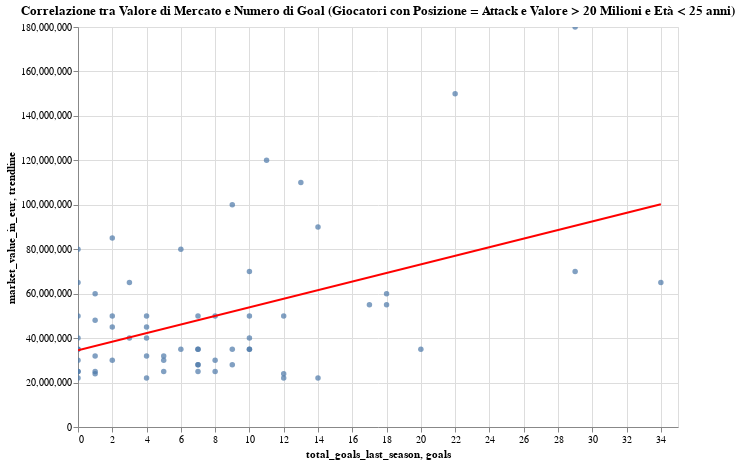

Write notebook code for a chart like this one.
### Markdown cell above
### l'età influisce sul valore di mercato dei top gicoatori infatti se togliamo i giocatori over 25, la rettà di trend assume un inclinazione maggiore e il loro valore dipende ancora di piu dal numero di goal. i giocatori a fine carriera invece, anche se segnano molti goal, il loro valore sarà sempre minore rispetto ad un giovane

### Code cell
df_subset = players_df_for_graph[(players_df_for_graph['position'] == 'Attack') & 
                                 (players_df_for_graph['market_value_in_eur'] > 20000000) &
                                 (players_df_for_graph['date_of_birth'] > '1999-01-01')]

# Calcola la regressione lineare con NumPy
goals = df_subset['total_goals_last_season']
market_value = df_subset['market_value_in_eur']
slope, intercept = np.polyfit(goals, market_value, 1)

# Crea il DataFrame per la linea di tendenza
trendline_df = pd.DataFrame({
    'goals': [goals.min(), goals.max()],
    'trendline': [slope * goals.min() + intercept, slope * goals.max() + intercept]
})

# Crea il grafico a dispersione con Altair
scatter_plot = alt.Chart(df_subset).mark_circle().encode(
    x='total_goals_last_season:Q',
    y='market_value_in_eur:Q',
    tooltip=['name']
).properties(
    title='Correlazione tra Valore di Mercato e Numero di Goal (Giocatori con Posizione = Attack e Valore > 20 Milioni e Età < 25 anni)',
    width=600,
    height=400
)

# Aggiungi la linea di tendenza
trendline = alt.Chart(trendline_df).mark_line(color='red').encode(
    x='goals:Q',
    y='trendline:Q'
)

# Componi il grafico finale
final_chart = (scatter_plot + trendline)

# Mostra il grafico interattivo
final_chart.interactive()

### Figure 1 — Vega-Lite specification as saved in the notebook (floating-point values rounded to 4 significant figures)
{"config": {"view": {"continuousWidth": 300, "continuousHeight": 300}}, "layer": [{"data": {"name": "data-de1066ea9dc81572a76aa5631f789282"}, "mark": {"type": "circle"}, "encoding": {"tooltip": [{"field": "name", "type": "nominal"}], "x": {"field": "total_goals_last_season", "type": "quantitative"}, "y": {"field": "market_value_in_eur", "type": "quantitative"}}, "name": "view_9", "title": "Correlazione tra Valore di Mercato e Numero di Goal (Giocatori con Posizione = Attack e Valore > 20 Milioni e Età < 25 anni)"}, {"data": {"name": "data-a81ebe848837c840d82c4c212a23c956"}, "mark": {"type": "line", "color": "red"}, "encoding": {"x": {"field": "goals", "type": "quantitative"}, "y": {"field": "trendline", "type": "quantitative"}}}], "height": 400, "params": [{"name": "param_12", "select": {"type": "interval", "encodings": ["x", "y"]}, "bind": "scales", "views": ["view_9"]}], "width": 600, "$schema": "https://vega.github.io/schema/vega-lite/v5.8.0.json", "datasets": {"data-de1066ea9dc81572a76aa5631f789282": [{"player_id": 418659, "name": "Amine Gouiri", "last_season": 2023, "market_value_in_eur": 35000000.0, "highest_market_value_in_eur": 50000000.0, "total_goals_in_career": 48, "total_goals_last_season": 10, "position": "Attack", "sub_position": "Centre-Forward", "date_of_birth": "2000-02-16", "current_club_domestic_competition_id": "FR1"}, {"player_id": 610442, "name": "Rasmus Højlund", "last_season": 2023, "market_value_in_eur": 65000000.0, "highest_market_value_in_eur": 65000000.0, "total_goals_in_career": 19, "total_goals_last_season": 3, "position": "Attack", "sub_position": "Centre-Forward", "date_of_birth": "2003-02-04", "current_club_domestic_competition_id": "GB1"}, {"player_id": 357164, "name": "Rafael Leão", "last_season": 2023, "market_value_in_eur": 90000000.0, "highest_market_value_in_eur": 90000000.0, "total_goals_in_career": 56, "total_goals_last_season": 14, "position": "Attack", "sub_position": "Left Winger", "date_of_birth": "1999-06-10", "current_club_domestic_competition_id": "IT1"}, {"player_id": 368887, "name": "Loïs Openda", "last_season": 2023, "market_value_in_eur": 35000000.0, "highest_market_value_in_eur": 35000000.0, "total_goals_in_career": 69, "total_goals_last_season": 20, "position": "Attack", "sub_position": "Centre-Forward", "date_of_birth": "2000-02-16", "current_club_domestic_competition_id": "L1"}, {"player_id": 566723, "name": "Michael Olise", "last_season": 2023, "market_value_in_eur": 50000000.0, "highest_market_value_in_eur": 50000000.0, "total_goals_in_career": 7, "total_goals_last_season": 4, "position": "Attack", "sub_position": "Right Winger", "date_of_birth": "2001-12-12", "current_club_domestic_competition_id": "GB1"}, {"player_id": 576024, "name": "Julián Álvarez", "last_season": 2023, "market_value_in_eur": 80000000.0, "highest_market_value_in_eur": 80000000.0, "total_goals_in_career": 25, "total_goals_last_season": 0, "position": "Attack", "sub_position": "Centre-Forward", "date_of_birth": "2000-01-31", "current_club_domestic_competition_id": "GB1"}, {"player_id": 568157, "name": "Yéremy Pino", "last_season": 2023, "market_value_in_eur": 35000000.0, "highest_market_value_in_eur": 40000000.0, "total_goals_in_career": 18, "total_goals_last_season": 7, "position": "Attack", "sub_position": "Right Winger", "date_of_birth": "2002-10-20", "current_club_domestic_competition_id": "ES1"}, {"player_id": 431755, "name": "Dejan Kulusevski", "last_season": 2023, "market_value_in_eur": 50000000.0, "highest_market_value_in_eur": 55000000.0, "total_goals_in_career": 29, "total_goals_last_season": 7, "position": "Attack", "sub_position": "Right Winger", "date_of_birth": "2000-04-25", "current_club_domestic_competition_id": "GB1"}, {"player_id": 552955, "name": "Santiago Gimenez", "last_season": 2023, "market_value_in_eur": 25000000.0, "highest_market_value_in_eur": 25000000.0, "total_goals_in_career": 42, "total_goals_last_season": 0, "position": "Attack", "sub_position": "Centre-Forward", "date_of_birth": "2001-04-18", "current_club_domestic_competition_id": "NL1"}, {"player_id": 566931, "name": "Xavi Simons", "last_season": 2023, "market_value_in_eur": 40000000.0, "highest_market_value_in_eur": 40000000.0, "total_goals_in_career": 28, "total_goals_last_season": 0, "position": "Attack", "sub_position": "Right Winger", "date_of_birth": "2003-04-21", "current_club_domestic_competition_id": "L1"}, {"player_id": 746695, "name": "Kamaldeen Sulemana", "last_season": 2022, "market_value_in_eur": 22000000.0, "highest_market_value_in_eur": 22000000.0, "total_goals_in_career": 12, "total_goals_last_season": 4, "position": "Attack", "sub_position": "Left Winger", "date_of_birth": "2002-02-15", "current_club_domestic_competition_id": "GB1"}, {"player_id": 401173, "name": "Jadon Sancho", "last_season": 2023, "market_value_in_eur": 32000000.0, "highest_market_value_in_eur": 130000000.0, "total_goals_in_career": 62, "total_goals_last_season": 5, "position": "Attack", "sub_position": "Left Winger", "date_of_birth": "2000-03-25", "current_club_domestic_competition_id": "GB1"}, {"player_id": 412363, "name": "Rodrygo", "last_season": 2023, "market_value_in_eur": 100000000.0, "highest_market_value_in_eur": 100000000.0, "total_goals_in_career": 45, "total_goals_last_season": 9, "position": "Attack", "sub_position": "Right Winger", "date_of_birth": "2001-01-09", "current_club_domestic_competition_id": "ES1"}, {"player_id": 537860, "name": "Mykhaylo Mudryk", "last_season": 2023, "market_value_in_eur": 45000000.0, "highest_market_value_in_eur": 60000000.0, "total_goals_in_career": 14, "total_goals_last_season": 2, "position": "Attack", "sub_position": "Left Winger", "date_of_birth": "2001-01-05", "current_club_domestic_competition_id": "GB1"}, {"player_id": 709187, "name": "Nico Williams", "last_season": 2023, "market_value_in_eur": 40000000.0, "highest_market_value_in_eur": 40000000.0, "total_goals_in_career": 13, "total_goals_last_season": 3, "position": "Attack", "sub_position": "Right Winger", "date_of_birth": "2002-07-12", "current_club_domestic_competition_id": "ES1"}, {"player_id": 357498, "name": "Dušan Vlahović", "last_season": 2023, "market_value_in_eur": 70000000.0, "highest_market_value_in_eur": 85000000.0, "total_goals_in_career": 77, "total_goals_last_season": 29, "position": "Attack", "sub_position": "Centre-Forward", "date_of_birth": "2000-01-28", "current_club_domestic_competition_id": "IT1"}, {"player_id": 462250, "name": "João Félix", "last_season": 2023, "market_value_in_eur": 50000000.0, "highest_market_value_in_eur": 100000000.0, "total_goals_in_career": 56, "total_goals_last_season": 10, "position": "Attack", "sub_position": "Left Winger", "date_of_birth": "1999-11-10", "current_club_domestic_competition_id": "ES1"}, {"player_id": 473050, "name": "Kevin Schade", "last_season": 2023, "market_value_in_eur": 25000000.0, "highest_market_value_in_eur": 25000000.0, "total_goals_in_career": 7, "total_goals_last_season": 5, "position": "Attack", "sub_position": "Right Winger", "date_of_birth": "2001-11-27", "current_club_domestic_competition_id": "GB1"}, {"player_id": 371998, "name": "Vinicius Junior", "last_season": 2023, "market_value_in_eur": 150000000.0, "highest_market_value_in_eur": 150000000.0, "total_goals_in_career": 63, "total_goals_last_season": 22, "position": "Attack", "sub_position": "Left Winger", "date_of_birth": "2000-07-12", "current_club_domestic_competition_id": "ES1"}, {"player_id": 585959, "name": "Arnaud Kalimuendo", "last_season": 2023, "market_value_in_eur": 22000000.0, "highest_market_value_in_eur": 25000000.0, "total_goals_in_career": 29, "total_goals_last_season": 12, "position": "Attack", "sub_position": "Centre-Forward", "date_of_birth": "2002-01-20", "current_club_domestic_competition_id": "FR1"}, {"player_id": 627442, "name": "Benjamin Sesko", "last_season": 2023, "market_value_in_eur": 24000000.0, "highest_market_value_in_eur": 24000000.0, "total_goals_in_career": 7, "total_goals_last_season": 1, "position": "Attack", "sub_position": "Centre-Forward", "date_of_birth": "2003-05-31", "current_club_domestic_competition_id": "L1"}, {"player_id": 708265, "name": "Bradley Barcola", "last_season": 2023, "market_value_in_eur": 35000000.0, "highest_market_value_in_eur": 35000000.0, "total_goals_in_career": 5, "total_goals_last_season": 0, "position": "Attack", "sub_position": "Right Winger", "date_of_birth": "2002-09-02", "current_club_domestic_competition_id": "FR1"}, {"player_id": 711337, "name": "Evanilson", "last_season": 2023, "market_value_in_eur": 22000000.0, "highest_market_value_in_eur": 22000000.0, "total_goals_in_career": 33, "total_goals_last_season": 14, "position": "Attack", "sub_position": "Centre-Forward", "date_of_birth": "1999-10-06", "current_club_domestic_competition_id": "PO1"}, {"player_id": 776890, "name": "Nicolas Jackson", "last_season": 2023, "market_value_in_eur": 35000000.0, "highest_market_value_in_eur": 35000000.0, "total_goals_in_career": 19, "total_goals_last_season": 0, "position": "Attack", "sub_position": "Centre-Forward", "date_of_birth": "2001-06-20", "current_club_domestic_competition_id": "GB1"}, {"player_id": 546543, "name": "Darwin Núñez", "last_season": 2023, "market_value_in_eur": 65000000.0, "highest_market_value_in_eur": 70000000.0, "total_goals_in_career": 67, "total_goals_last_season": 34, "position": "Attack", "sub_position": "Centre-Forward", "date_of_birth": "1999-06-24", "current_club_domestic_competition_id": "GB1"}, {"player_id": 406635, "name": "Phil Foden", "last_season": 2023, "market_value_in_eur": 110000000.0, "highest_market_value_in_eur": 110000000.0, "total_goals_in_career": 61, "total_goals_last_season": 13, "position": "Attack", "sub_position": "Left Winger", "date_of_birth": "2000-05-28", "current_club_domestic_competition_id": "GB1"}, {"player_id": 418560, "name": "Erling Haaland", "last_season": 2023, "market_value_in_eur": 180000000.0, "highest_market_value_in_eur": 180000000.0, "total_goals_in_career": 169, "total_goals_last_season": 29, "position": "Attack", "sub_position": "Centre-Forward", "date_of_birth": "2000-07-21", "current_club_domestic_competition_id": "GB1"}, {"player_id": 550550, "name": "Gonçalo Ramos", "last_season": 2023, "market_value_in_eur": 50000000.0, "highest_market_value_in_eur": 50000000.0, "total_goals_in_career": 42, "total_goals_last_season": 8, "position": "Attack", "sub_position": "Centre-Forward", "date_of_birth": "2001-06-20", "current_club_domestic_competition_id": "FR1"}, {"player_id": 571743, "name": "Armando Broja", "last_season": 2023, "market_value_in_eur": 28000000.0, "highest_market_value_in_eur": 30000000.0, "total_goals_in_career": 20, "total_goals_last_season": 7, "position": "Attack", "sub_position": "Centre-Forward", "date_of_birth": "2001-09-10", "current_club_domestic_competition_id": "GB1"}, {"player_id": 502670, "name": "Khvicha Kvaratskhelia", "last_season": 2023, "market_value_in_eur": 85000000.0, "highest_market_value_in_eur": 85000000.0, "total_goals_in_career": 28, "total_goals_last_season": 2, "position": "Attack", "sub_position": "Left Winger", "date_of_birth": "2001-02-12", "current_club_domestic_competition_id": "IT1"}, {"player_id": 503733, "name": "Anthony Gordon", "last_season": 2023, "market_value_in_eur": 45000000.0, "highest_market_value_in_eur": 45000000.0, "total_goals_in_career": 13, "total_goals_last_season": 4, "position": "Attack", "sub_position": "Left Winger", "date_of_birth": "2001-02-24", "current_club_domestic_competition_id": "GB1"}, {"player_id": 602105, "name": "Antony", "last_season": 2023, "market_value_in_eur": 50000000.0, "highest_market_value_in_eur": 75000000.0, "total_goals_in_career": 32, "total_goals_last_season": 12, "position": "Attack", "sub_position": "Right Winger", "date_of_birth": "2000-02-24", "current_club_domestic_competition_id": "GB1"}, {"player_id": 937958, "name": "Lamine Yamal", "last_season": 2023, "market_value_in_eur": 50000000.0, "highest_market_value_in_eur": 50000000.0, "total_goals_in_career": 1, "total_goals_last_season": 0, "position": "Attack", "sub_position": "Right Winger", "date_of_birth": "2007-07-13", "current_club_domestic_competition_id": "ES1"}, {"player_id": 405398, "name": "Takefusa Kubo", "last_season": 2023, "market_value_in_eur": 50000000.0, "highest_market_value_in_eur": 50000000.0, "total_goals_in_career": 22, "total_goals_last_season": 2, "position": "Attack", "sub_position": "Right Winger", "date_of_birth": "2001-06-04", "current_club_domestic_competition_id": "ES1"}, {"player_id": 401922, "name": "Samuel Chukwueze", "last_season": 2023, "market_value_in_eur": 25000000.0, "highest_market_value_in_eur": 30000000.0, "total_goals_in_career": 34, "total_goals_last_season": 7, "position": "Attack", "sub_position": "Right Winger", "date_of_birth": "1999-05-22", "current_club_domestic_competition_id": "IT1"}, {"player_id": 434675, "name": "Cody Gakpo", "last_season": 2023, "market_value_in_eur": 55000000.0, "highest_market_value_in_eur": 60000000.0, "total_goals_in_career": 65, "total_goals_last_season": 18, "position": "Attack", "sub_position": "Left Winger", "date_of_birth": "1999-05-07", "current_club_domestic_competition_id": "GB1"}, {"player_id": 538874, "name": "Terem Moffi", "last_season": 2023, "market_value_in_eur": 25000000.0, "highest_market_value_in_eur": 25000000.0, "total_goals_in_career": 49, "total_goals_last_season": 8, "position": "Attack", "sub_position": "Centre-Forward", "date_of_birth": "1999-05-25", "current_club_domestic_competition_id": "FR1"}, {"player_id": 659542, "name": "Elye Wahi", "last_season": 2023, "market_value_in_eur": 40000000.0, "highest_market_value_in_eur": 40000000.0, "total_goals_in_career": 36, "total_goals_last_season": 10, "position": "Attack", "sub_position": "Centre-Forward", "date_of_birth": "2003-01-02", "current_club_domestic_competition_id": "FR1"}, {"player_id": 371256, "name": "Tetê", "last_season": 2023, "market_value_in_eur": 24000000.0, "highest_market_value_in_eur": 28000000.0, "total_goals_in_career": 35, "total_goals_last_season": 12, "position": "Attack", "sub_position": "Right Winger", "date_of_birth": "2000-02-15", "current_club_domestic_competition_id": "TR1"}, {"player_id": 398184, "name": "Ferran Torres", "last_season": 2023, "market_value_in_eur": 35000000.0, "highest_market_value_in_eur": 50000000.0, "total_goals_in_career": 41, "total_goals_last_season": 9, "position": "Attack", "sub_position": "Right Winger", "date_of_birth": "2000-02-29", "current_club_domestic_competition_id": "ES1"}, {"player_id": 626724, "name": "João Pedro", "last_season": 2023, "market_value_in_eur": 32000000.0, "highest_market_value_in_eur": 32000000.0, "total_goals_in_career": 13, "total_goals_last_season": 4, "position": "Attack", "sub_position": "Centre-Forward", "date_of_birth": "2001-09-26", "current_club_domestic_competition_id": "GB1"}, {"player_id": 811779, "name": "Alejandro Garnacho", "last_season": 2023, "market_value_in_eur": 25000000.0, "highest_market_value_in_eur": 25000000.0, "total_goals_in_career": 8, "total_goals_last_season": 0, "position": "Attack", "sub_position": "Left Winger", "date_of_birth": "2004-07-01", "current_club_domestic_competition_id": "GB1"}, {"player_id": 503770, "name": "Folarin Balogun", "last_season": 2023, "market_value_in_eur": 30000000.0, "highest_market_value_in_eur": 30000000.0, "total_goals_in_career": 27, "total_goals_last_season": 0, "position": "Attack", "sub_position": "Centre-Forward", "date_of_birth": "2001-07-03", "current_club_domestic_competition_id": "FR1"}, {"player_id": 466810, "name": "Ansu Fati", "last_season": 2023, "market_value_in_eur": 35000000.0, "highest_market_value_in_eur": 80000000.0, "total_goals_in_career": 33, "total_goals_last_season": 6, "position": "Attack", "sub_position": "Left Winger", "date_of_birth": "2002-10-31", "current_club_domestic_competition_id": "GB1"}, {"player_id": 648046, "name": "Evan Ferguson", "last_season": 2023, "market_value_in_eur": 65000000.0, "highest_market_value_in_eur": 65000000.0, "total_goals_in_career": 16, "total_goals_last_season": 0, "position": "Attack", "sub_position": "Centre-Forward", "date_of_birth": "2004-10-19", "current_club_domestic_competition_id": "GB1"}, {"player_id": 340324, "name": "Eddie Nketiah", "last_season": 2023, "market_value_in_eur": 30000000.0, "highest_market_value_in_eur": 30000000.0, "total_goals_in_career": 29, "total_goals_last_season": 5, "position": "Attack", "sub_position": "Centre-Forward", "date_of_birth": "1999-05-30", "current_club_domestic_competition_id": "GB1"}, {"player_id": 533738, "name": "Jonathan David", "last_season": 2023, "market_value_in_eur": 60000000.0, "highest_market_value_in_eur": 60000000.0, "total_goals_in_career": 92, "total_goals_last_season": 18, "position": "Attack", "sub_position": "Centre-Forward", "date_of_birth": "2000-01-14", "current_club_domestic_competition_id": "FR1"}, {"player_id": 655488, "name": "Gabriel Martinelli", "last_season": 2023, "market_value_in_eur": 80000000.0, "highest_market_value_in_eur": 80000000.0, "total_goals_in_career": 32, "total_goals_last_season": 6, "position": "Attack", "sub_position": "Left Winger", "date_of_birth": "2001-06-18", "current_club_domestic_competition_id": "GB1"}, {"player_id": 823231, "name": "Dango Ouattara", "last_season": 2023, "market_value_in_eur": 25000000.0, "highest_market_value_in_eur": 25000000.0, "total_goals_in_career": 8, "total_goals_last_season": 1, "position": "Attack", "sub_position": "Right Winger", "date_of_birth": "2002-02-11", "current_club_domestic_competition_id": "GB1"}, {"player_id": 395516, "name": "Moussa Diaby", "last_season": 2023, "market_value_in_eur": 55000000.0, "highest_market_value_in_eur": 60000000.0, "total_goals_in_career": 54, "total_goals_last_season": 17, "position": "Attack", "sub_position": "Right Winger", "date_of_birth": "1999-07-07", "current_club_domestic_competition_id": "GB1"}, {"player_id": 503987, "name": "Noni Madueke", "last_season": 2023, "market_value_in_eur": 30000000.0, "highest_market_value_in_eur": 30000000.0, "total_goals_in_career": 21, "total_goals_last_season": 8, "position": "Attack", "sub_position": "Right Winger", "date_of_birth": "2002-03-10", "current_club_domestic_competition_id": "GB1"}, {"player_id": 517894, "name": "Matheus Cunha", "last_season": 2023, "market_value_in_eur": 28000000.0, "highest_market_value_in_eur": 32000000.0, "total_goals_in_career": 34, "total_goals_last_season": 7, "position": "Attack", "sub_position": "Centre-Forward", "date_of_birth": "1999-05-27", "current_club_domestic_competition_id": "GB1"}, {"player_id": 349066, "name": "Alexander Isak", "last_season": 2023, "market_value_in_eur": 70000000.0, "highest_market_value_in_eur": 70000000.0, "total_goals_in_career": 78, "total_goals_last_season": 10, "position": "Attack", "sub_position": "Centre-Forward", "date_of_birth": "1999-09-21", "current_club_domestic_competition_id": "GB1"}, {"player_id": 413039, "name": "Bryan Mbeumo", "last_season": 2023, "market_value_in_eur": 35000000.0, "highest_market_value_in_eur": 35000000.0, "total_goals_in_career": 22, "total_goals_last_season": 7, "position": "Attack", "sub_position": "Right Winger", "date_of_birth": "1999-08-07", "current_club_domestic_competition_id": "GB1"}, {"player_id": 433177, "name": "Bukayo Saka", "last_season": 2023, "market_value_in_eur": 120000000.0, "highest_market_value_in_eur": 120000000.0, "total_goals_in_career": 45, "total_goals_last_season": 11, "position": "Attack", "sub_position": "Right Winger", "date_of_birth": "2001-09-05", "current_club_domestic_competition_id": "GB1"}, {"player_id": 486049, "name": "Jérémy Doku", "last_season": 2023, "market_value_in_eur": 60000000.0, "highest_market_value_in_eur": 60000000.0, "total_goals_in_career": 18, "total_goals_last_season": 1, "position": "Attack", "sub_position": "Right Winger", "date_of_birth": "2002-05-27", "current_club_domestic_competition_id": "GB1"}, {"player_id": 487465, "name": "Pedro Neto", "last_season": 2023, "market_value_in_eur": 32000000.0, "highest_market_value_in_eur": 38000000.0, "total_goals_in_career": 13, "total_goals_last_season": 1, "position": "Attack", "sub_position": "Right Winger", "date_of_birth": "2000-03-09", "current_club_domestic_competition_id": "GB1"}, {"player_id": 660867, "name": "Julio Enciso", "last_season": 2023, "market_value_in_eur": 22000000.0, "highest_market_value_in_eur": 22000000.0, "total_goals_in_career": 4, "total_goals_last_season": 0, "position": "Attack", "sub_position": "Second Striker", "date_of_birth": "2004-01-23", "current_club_domestic_competition_id": "GB1"}, {"player_id": 467720, "name": "Youssoufa Moukoko", "last_season": 2023, "market_value_in_eur": 30000000.0, "highest_market_value_in_eur": 30000000.0, "total_goals_in_career": 14, "total_goals_last_season": 2, "position": "Attack", "sub_position": "Centre-Forward", "date_of_birth": "2004-11-20", "current_club_domestic_competition_id": "L1"}, {"player_id": 496094, "name": "Karim Adeyemi", "last_season": 2023, "market_value_in_eur": 40000000.0, "highest_market_value_in_eur": 40000000.0, "total_goals_in_career": 15, "total_goals_last_season": 4, "position": "Attack", "sub_position": "Left Winger", "date_of_birth": "2002-01-18", "current_club_domestic_competition_id": "L1"}, {"player_id": 405885, "name": "Giacomo Raspadori", "last_season": 2023, "market_value_in_eur": 35000000.0, "highest_market_value_in_eur": 35000000.0, "total_goals_in_career": 28, "total_goals_last_season": 10, "position": "Attack", "sub_position": "Second Striker", "date_of_birth": "2000-02-18", "current_club_domestic_competition_id": "IT1"}, {"player_id": 470607, "name": "Brennan Johnson", "last_season": 2023, "market_value_in_eur": 48000000.0, "highest_market_value_in_eur": 48000000.0, "total_goals_in_career": 13, "total_goals_last_season": 1, "position": "Attack", "sub_position": "Right Winger", "date_of_birth": "2001-05-23", "current_club_domestic_competition_id": "GB1"}, {"player_id": 326029, "name": "Donyell Malen", "last_season": 2023, "market_value_in_eur": 28000000.0, "highest_market_value_in_eur": 30000000.0, "total_goals_in_career": 79, "total_goals_last_season": 9, "position": "Attack", "sub_position": "Right Winger", "date_of_birth": "1999-01-19", "current_club_domestic_competition_id": "L1"}], "data-a81ebe848837c840d82c4c212a23c956": [{"goals": 0, "trendline": 34480000.0}, {"goals": 34, "trendline": 100300000.0}]}}
